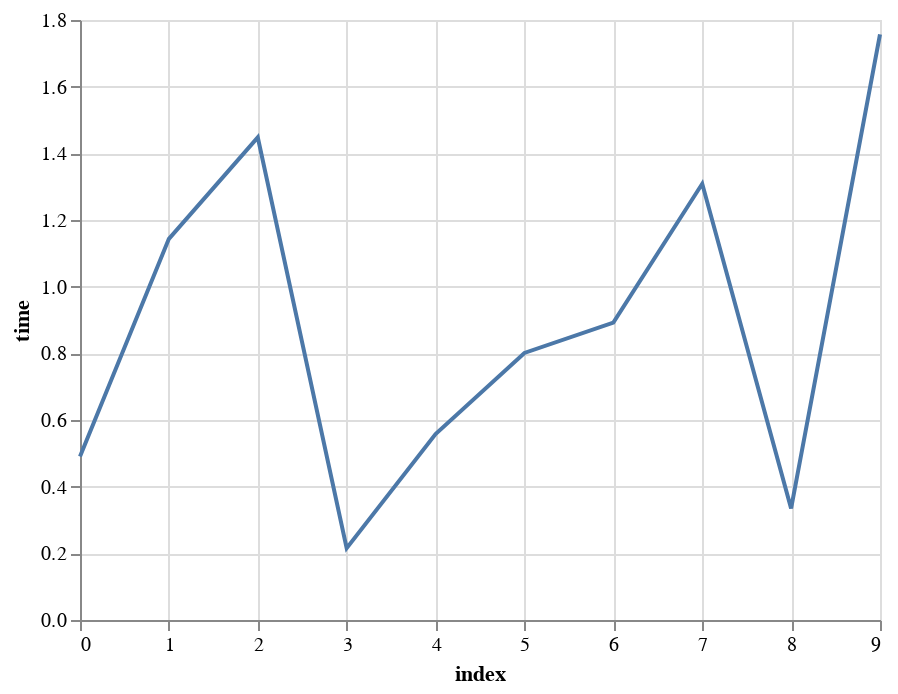

The notebook cell saved with this chart:
### Code cell
alt.Chart(df).mark_line().encode(
    x = alt.X('index'),
    y = alt.Y('time')
    ## Add a line for the mean
    ## Add a label for the worker and/or the task
)

### Figure 1 — Vega-Lite specification as saved in the notebook (floating-point values rounded to 4 significant figures)
{"config": {"view": {"continuousWidth": 400, "continuousHeight": 300}}, "data": {"name": "data-a41322d64b90e04813939c250ca363a8"}, "mark": "line", "encoding": {"x": {"type": "quantitative", "field": "index"}, "y": {"type": "quantitative", "field": "time"}}, "$schema": "https://vega.github.io/schema/vega-lite/v4.8.1.json", "datasets": {"data-a41322d64b90e04813939c250ca363a8": [{"index": 0, "time": 0.4901, "name": "Steve", "task": "Step1", "mean": 0.8948}, {"index": 1, "time": 1.143, "name": "Steve", "task": "Step1", "mean": 0.8948}, {"index": 2, "time": 1.448, "name": "Steve", "task": "Step1", "mean": 0.8948}, {"index": 3, "time": 0.2155, "name": "Steve", "task": "Step1", "mean": 0.8948}, {"index": 4, "time": 0.5577, "name": "Steve", "task": "Step1", "mean": 0.8948}, {"index": 5, "time": 0.8012, "name": "Steve", "task": "Step1", "mean": 0.8948}, {"index": 6, "time": 0.8924, "name": "Steve", "task": "Step1", "mean": 0.8948}, {"index": 7, "time": 1.309, "name": "Steve", "task": "Step1", "mean": 0.8948}, {"index": 8, "time": 0.3347, "name": "Steve", "task": "Step1", "mean": 0.8948}, {"index": 9, "time": 1.757, "name": "Steve", "task": "Step1", "mean": 0.8948}]}}
